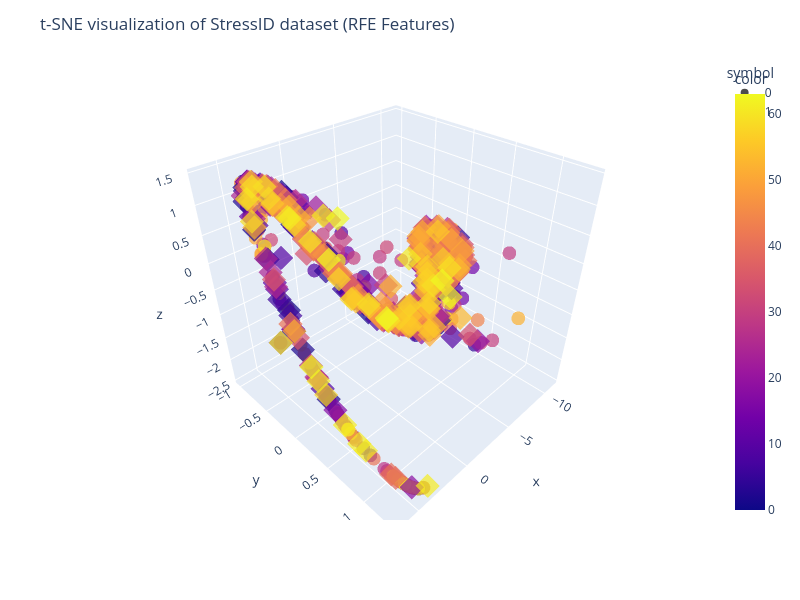

Source (notebook cell):
### Code cell
# t-SNE in StressID with PCA si_X_95p
# Best N-comp=2, Perp=300 np.arange(50, 700, 50)
# Best N-comp=3, Perp from 550 to 700, np.arange(50, 700, 50)

# t-SNE in StressID with RFE si_X_rfe
# Best N-comp=2, Perp=225 onwards np.arange(25, 700, 25)
# Best N-comp=3, Perp=150 onwards np.arange(25, 700, 25)

si_Ncomp = 3
si_Perp = 150
BY_CLASS = False
colors = si_bclass_labels if BY_CLASS else si_groups_list

si_tsne = TSNE(n_components=si_Ncomp, perplexity=si_Perp, random_state=RAN_STATE)
si_X_tsne = si_tsne.fit_transform(si_X_rfe)
display(si_tsne.kl_divergence_)

#fig = px.scatter(x=si_X_tsne[:, 0], y=si_X_tsne[:, 1], color=si_bclass_labels, width=800, height=600)
fig = px.scatter_3d(
    x=si_X_tsne[:, 0],
    y=si_X_tsne[:, 1],
    z=si_X_tsne[:, 2],
    color=colors,
    symbol=si_bclass_labels,
    opacity=0.7, width=800, height=600
)
fig.update_layout(
    title="t-SNE visualization of StressID dataset (RFE Features)",
    xaxis_title="1st t-SNE",
    yaxis_title="2nd t-SNE",
)
fig.show()

### Figure 1 — Plotly figure (JSON) as saved in the notebook; plotly's stock layout.template omitted (floating-point values rounded to 4 significant figures; data arrays with more than 128 entries replaced by an {"elided": "..."} marker saying what was removed)
{"data": [{"hovertemplate": "symbol=0<br>x=%{x}<br>y=%{y}<br>z=%{z}<br>color=%{marker.color}<extra></extra>", "legendgroup": "0", "marker": {"color": {"elided": "331 int values"}, "coloraxis": "coloraxis", "opacity": 0.7, "symbol": "circle"}, "mode": "markers", "name": "0", "scene": "scene", "showlegend": true, "type": "scatter3d", "x": {"elided": "331 float values"}, "y": {"elided": "331 float values"}, "z": {"elided": "331 float values"}}, {"hovertemplate": "symbol=1<br>x=%{x}<br>y=%{y}<br>z=%{z}<br>color=%{marker.color}<extra></extra>", "legendgroup": "1", "marker": {"color": {"elided": "368 int values"}, "coloraxis": "coloraxis", "opacity": 0.7, "symbol": "diamond"}, "mode": "markers", "name": "1", "scene": "scene", "showlegend": true, "type": "scatter3d", "x": {"elided": "368 float values"}, "y": {"elided": "368 float values"}, "z": {"elided": "368 float values"}}], "layout": {"coloraxis": {"colorbar": {"title": {"text": "color"}}, "colorscale": [[0, "#0d0887"], [0.1111, "#46039f"], [0.2222, "#7201a8"], [0.3333, "#9c179e"], [0.4444, "#bd3786"], [0.5556, "#d8576b"], [0.6667, "#ed7953"], [0.7778, "#fb9f3a"], [0.8889, "#fdca26"], [1, "#f0f921"]]}, "height": 600, "legend": {"title": {"text": "symbol"}, "tracegroupgap": 0}, "margin": {"t": 60}, "scene": {"domain": {"x": [0, 1], "y": [0, 1]}, "xaxis": {"title": {"text": "x"}}, "yaxis": {"title": {"text": "y"}}, "zaxis": {"title": {"text": "z"}}}, "title": {"text": "t-SNE visualization of StressID dataset (RFE Features)"}, "width": 800, "xaxis": {"title": {"text": "1st t-SNE"}}, "yaxis": {"title": {"text": "2nd t-SNE"}}}}
